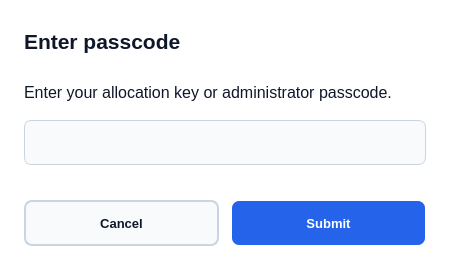
<?xml version='1.0' encoding='utf-8'?>
<ui version="4.0">
 <class>CustomInputDialog</class>
 <widget class="QDialog" name="CustomInputDialog">
  <property name="darkStyleSheet" stdset="0">
   <string notr="true">QWidget { font-family: "Segoe UI"; font-size: 10pt; }
QDialog { background-color: #172033; color: #F1F5F9; }
QLabel { color: #F1F5F9; background: transparent; }
QLineEdit, QComboBox { background-color: #0F172A; color: #F1F5F9; border: 1px solid #475569; border-radius: 7px; padding: 8px; }
QLineEdit:focus, QComboBox:focus { border: 1px solid #2563EB; }
QComboBox QAbstractItemView { background-color: #0F172A; color: #F1F5F9; selection-background-color: #2563EB; selection-color: white; border: 1px solid #475569; }
QPushButton { background-color: #2563EB; color: white; border: 2px solid transparent; border-radius: 8px; padding: 2px 14px; }
QPushButton:focus, QPushButton:default { border-color: #F1F5F9; }
QPushButton:hover { border-color: #475569; }
QPushButton:disabled { background-color: #475569; color: #F1F5F9; }
QPushButton#cancelBtn, QPushButton#closeBtn { background-color: #0F172A; color: #F1F5F9; border-color: #475569; }
QGroupBox { color: #F1F5F9; border: 1px solid #475569; border-radius: 8px; margin-top: 16px; padding-top: 10px; }
QGroupBox::title { subcontrol-origin: margin; left: 12px; padding: 0 4px; }
#CustomInputDialog { font-family: "Segoe UI"; font-size: 10pt; }
#titleLbl { font-size: 16pt; font-weight: bold; }
#promptLbl { font-size: 12pt; }
#inputBox { font-size: 12pt; }
#cancelBtn { font-size: 10pt; font-weight: bold; }
#okBtn { font-size: 10pt; font-weight: bold; }</string>
  </property>
  <property name="styleSheet">
   <string notr="true">QWidget { font-family: "Segoe UI"; font-size: 10pt; }
QDialog { background-color: #FFFFFF; color: #0F172A; }
QLabel { color: #0F172A; background: transparent; }
QLineEdit, QComboBox { background-color: #F8FAFC; color: #0F172A; border: 1px solid #CBD5E1; border-radius: 7px; padding: 8px; }
QLineEdit:focus, QComboBox:focus { border: 1px solid #2563EB; }
QComboBox QAbstractItemView { background-color: #F8FAFC; color: #0F172A; selection-background-color: #2563EB; selection-color: white; border: 1px solid #CBD5E1; }
QPushButton { background-color: #2563EB; color: white; border: 2px solid transparent; border-radius: 8px; padding: 2px 14px; }
QPushButton:focus, QPushButton:default { border-color: #0F172A; }
QPushButton:hover { border-color: #CBD5E1; }
QPushButton:disabled { background-color: #CBD5E1; color: #0F172A; }
QPushButton#cancelBtn, QPushButton#closeBtn { background-color: #F8FAFC; color: #0F172A; border-color: #CBD5E1; }
QGroupBox { color: #0F172A; border: 1px solid #CBD5E1; border-radius: 8px; margin-top: 16px; padding-top: 10px; }
QGroupBox::title { subcontrol-origin: margin; left: 12px; padding: 0 4px; }
#CustomInputDialog { font-family: "Segoe UI"; font-size: 10pt; }
#titleLbl { font-size: 16pt; font-weight: bold; }
#promptLbl { font-size: 12pt; }
#inputBox { font-size: 12pt; }
#cancelBtn { font-size: 10pt; font-weight: bold; }
#okBtn { font-size: 10pt; font-weight: bold; }</string>
  </property>
  <property name="geometry">
   <rect>
    <x>0</x>
    <y>0</y>
    <width>450</width>
    <height>270</height>
   </rect>
  </property>
  <widget class="QLabel" name="titleLbl">
   <property name="geometry">
    <rect>
     <x>24</x>
     <y>24</y>
     <width>402</width>
     <height>34</height>
    </rect>
   </property>
   <property name="wordWrap">
    <bool>true</bool>
   </property>
   <property name="textFormat">
    <enum>Qt::PlainText</enum>
   </property>
   <property name="text">
    <string>Enter passcode</string>
   </property>
  </widget>
  <widget class="QLabel" name="promptLbl">
   <property name="geometry">
    <rect>
     <x>24</x>
     <y>70</y>
     <width>402</width>
     <height>44</height>
    </rect>
   </property>
   <property name="textFormat">
    <enum>Qt::PlainText</enum>
   </property>
   <property name="wordWrap">
    <bool>true</bool>
   </property>
   <property name="text">
    <string>Enter your allocation key or administrator passcode.</string>
   </property>
  </widget>
  <widget class="QLineEdit" name="inputBox">
   <property name="geometry">
    <rect>
     <x>24</x>
     <y>120</y>
     <width>402</width>
     <height>45</height>
    </rect>
   </property>
   <property name="accessibleName">
    <string>Passcode or allocation key</string>
   </property>
   <property name="echoMode">
    <enum>QLineEdit::EchoMode::Password</enum>
   </property>
   <property name="alignment">
    <set>Qt::AlignmentFlag::AlignCenter</set>
   </property>
  </widget>
  <widget class="QPushButton" name="cancelBtn">
   <property name="geometry">
    <rect>
     <x>24</x>
     <y>200</y>
     <width>195</width>
     <height>46</height>
    </rect>
   </property>
   <property name="cursor">
    <cursorShape>PointingHandCursor</cursorShape>
   </property>
   <property name="text">
    <string>Cancel</string>
   </property>
  </widget>
  <widget class="QPushButton" name="okBtn">
   <property name="geometry">
    <rect>
     <x>231</x>
     <y>200</y>
     <width>195</width>
     <height>46</height>
    </rect>
   </property>
   <property name="cursor">
    <cursorShape>PointingHandCursor</cursorShape>
   </property>
   <property name="text">
    <string>Submit</string>
   </property>
  </widget>
 </widget>
 <resources />
 <connections />
 <tabstops>
  <tabstop>inputBox</tabstop>
  <tabstop>okBtn</tabstop>
  <tabstop>cancelBtn</tabstop>
 </tabstops>
</ui>
